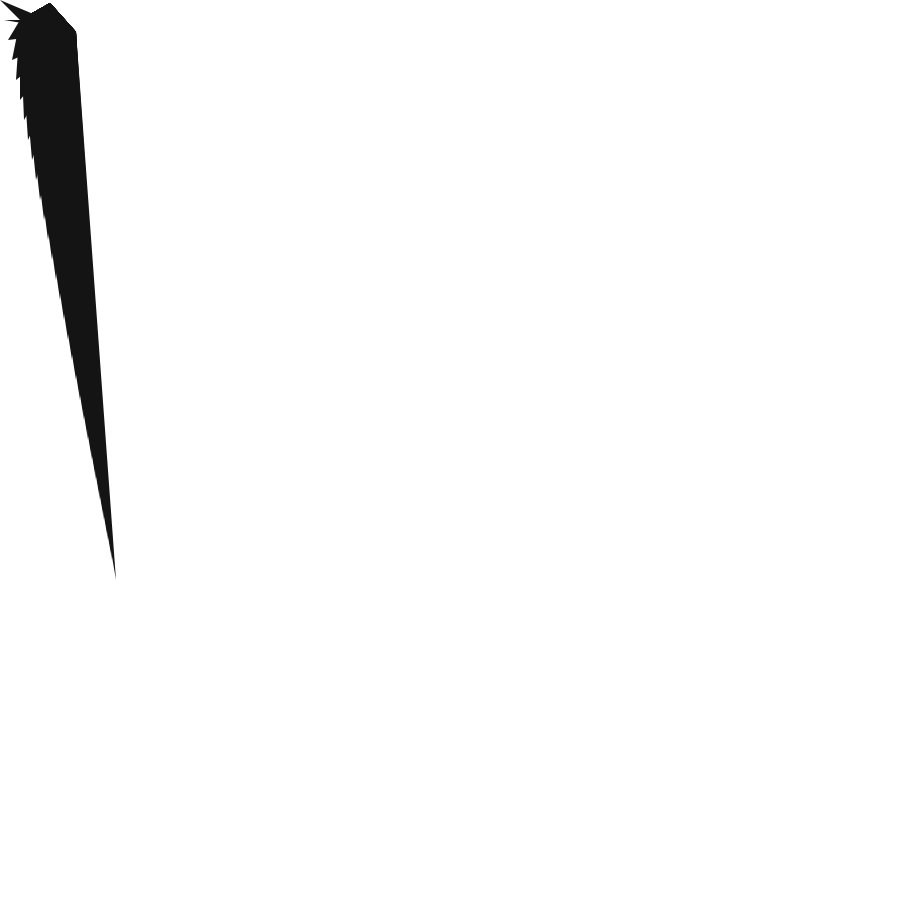
Frame 1 (no input)
Frame 60 (the mouse pressed at the canvas centre just before this capture): identical to frame 1, image omitted
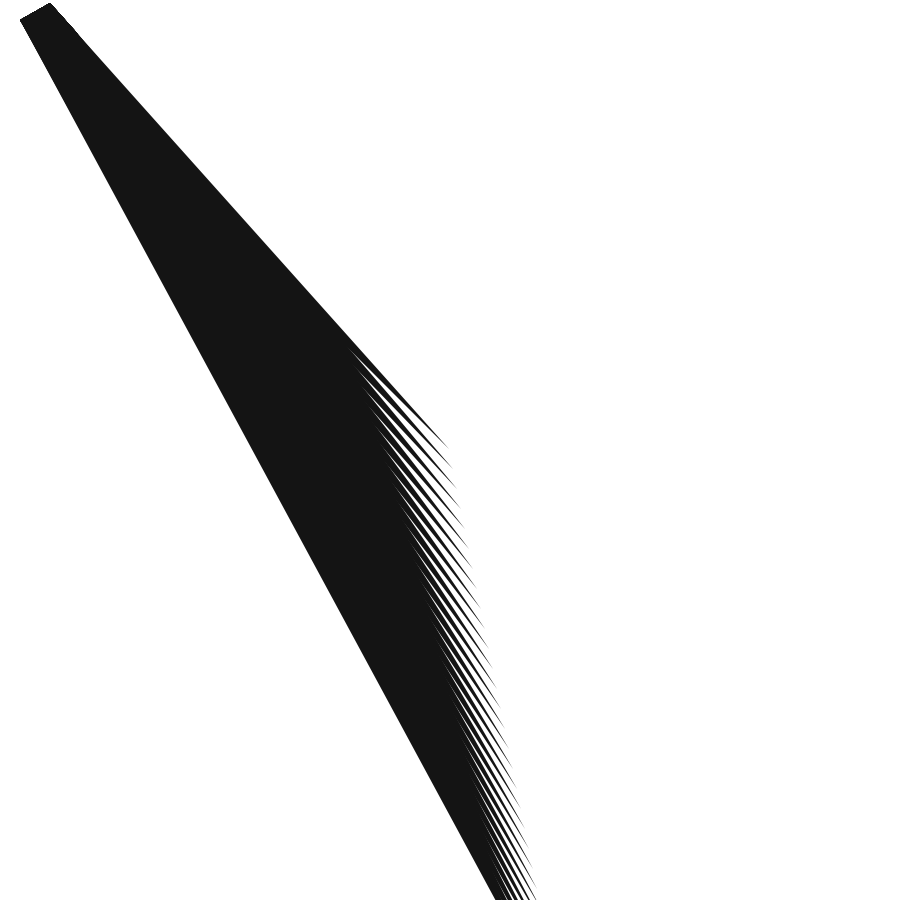
Frame 120 (the mouse held since frame 60 and released just before this capture)

The Processing sketch that drew these frames (run headless with seeded random() and noise(); from frame 60 on, the mouse is pressed at the canvas centre):

// Processing sketch: processing_156786
// ── processing_156786.pde

float posX = 0;
float posY = 0;
float easing = 0.1;


void setup(){
  size(900, 900);
  background(255);
  noStroke();
}

void draw(){
  //draw the cover transparent rect
  fill(255, 100);
  rect(0, 0, 50, 20);
  background(255);
  noStroke();
  
  posX += (mouseX - posX) * easing;
  posY += (mouseY - posY) * easing;

  fill(20);
  for (int i = 0; i < 30; i++) {
    if(i%1 == 0){
    quad(posX + i * 4, posY + i * 20, 20, 20, 50, 3, 76, 32);
    }
    else if(i%7 == 1){
      ellipse(posX + i * 20, posY + i * 20, 30, 30);
    }
  else{
  quad(posX + i * 40, posY + i * 40, 40, 28, 45, 50, 18, 30);  
  }
  }
}
